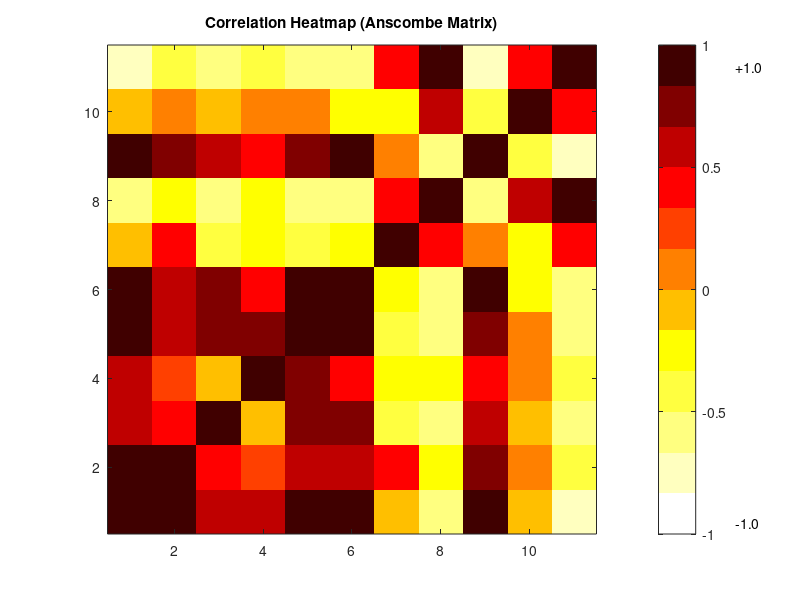

MATLAB code to generate this figure:
% file: LookHeatmap.m
% Anscombe's quartet (1973):

data1 = [ ...
10.0,8.04,10.0,9.14,10.0,7.46,8.0,6.58,...
8.0,6.95,8.0,8.14,8.0,6.77,8.0,5.76,...
13.0,7.58,13.0,8.74,13.0,12.74,8.0,7.71,...
9.0,8.81,9.0,8.77,9.0,7.11,8.0,8.84,...
11.0,8.33,11.0,9.26,11.0,7.81,8.0,8.47,...
14.0,9.96,14.0,8.10,14.0,8.84,8.0,7.04,...
6.0,7.24,6.0,6.13,6.0,6.08,8.0,5.25,...
4.0,4.26,4.0,3.10,4.0,5.39,19.0,12.50,...
12.0,10.84,12.0,9.13,12.0,8.15,8.0,5.56,...
7.0,4.82,7.0,7.26,7.0,6.42,8.0,7.91,...
5.0,5.68,5.0,4.74,5.0,5.73,8.0,6.89];

% Create matrix (8 rows, 11 columns)
M1 = reshape(data1, 8, 11);

% Correlation matrix
cm = corrcoef(M1);

% Number of colors
nc = 12;

% Heat color map (similar to R heat.colors)
hc = hot(nc);

% Reverse order (dark red for high positive correlations)
hci = flipud(hc);

% Plot heatmap
figure
imagesc(cm)
axis square
colormap(hci)
colorbar
caxis([-1 1])   % correlation range
set(gca,'YDir','normal')  % match R orientation

title('Correlation Heatmap (Anscombe Matrix)')

% Optional: annotate +1 and -1 similar to R
annotation('textbox',[0.92 0.88 0.05 0.05],'String','+1.0',...
    'EdgeColor','none','Color','black');

annotation('textbox',[0.92 0.12 0.05 0.05],'String','-1.0',...
    'EdgeColor','none','Color','black');

% To save as PNG (similar to R png()):
% print('HeatmapAnscombe220221','-dpng','-r300')

% Notes on Differences from R
% matrix(..., nrow=8, ncol=11) → reshape(data1,8,11)
% cor() → corrcoef()
% heat.colors() → hot()
% rev() → flipud()
% heatmap() → imagesc() (simpler and more controllable in MATLAB)
% colorbar.plot() → built-in colorbar
% If you'd like, I can also provide a version using MATLAB's newer heatmap() function instead of imagesc()
